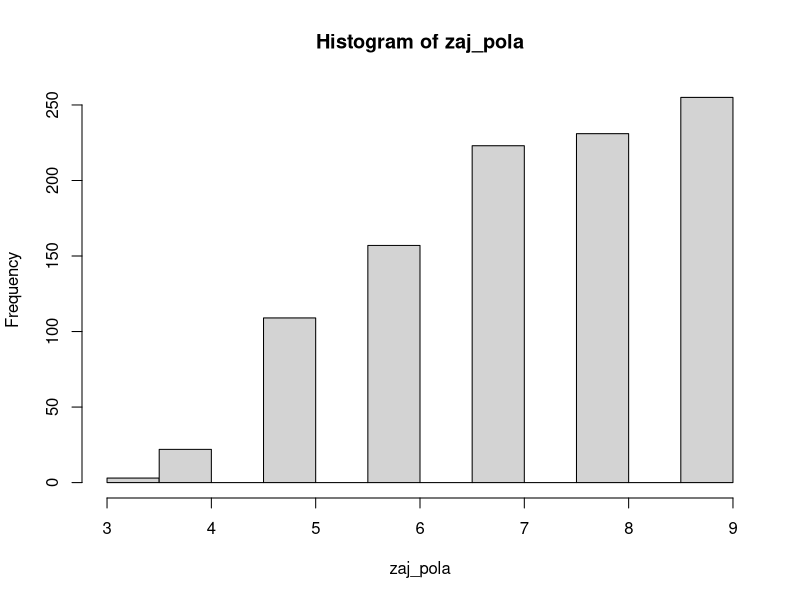
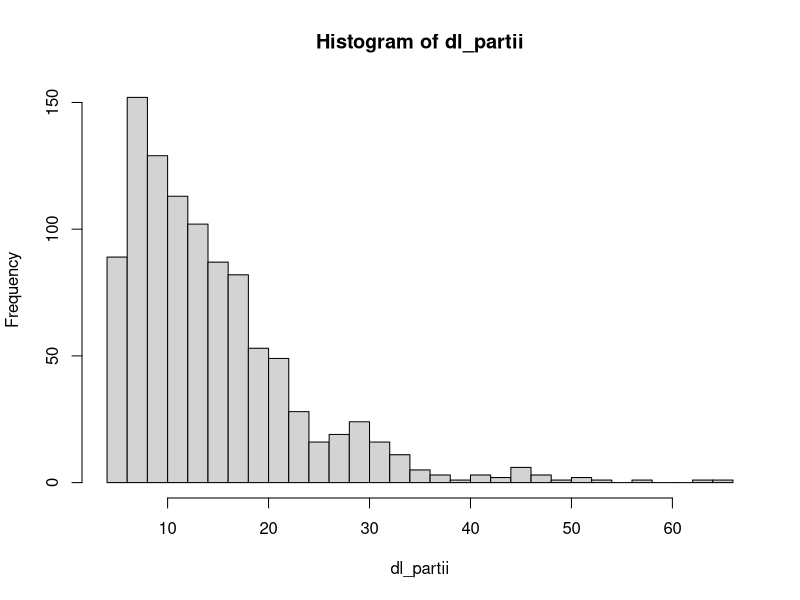

Reproduce these figures in R, in order.
# encoding: UTF-8


#===========================================================
#   Zapis zajęć z 19.10.2022,  grupa 1,  (z godz. 15:15)
#===========================================================

Powt<-1000              # Ustalamy liczbę partii
gr1<-0                  # wyzeruj liczbę zwycięstw gracza 1
dl_partii<-rep(0,Powt)  # utwórz tablicę do zapisu liczby
# posunięć w poszczególnych partiach
zaj_pola<-rep(0,Powt)   # utwórz tablicę do zapisu liczby
# zajętych pól w poszczeg. partiach

pierwsza_runda <- 0

for(i in 1:Powt){
  #---------------------------------------------------------
  # Kod procedury symulującej jedną partię (O i X)  
  Pole<-matrix(rep(0,9),nrow=3)  # Wyzeruj planszę 3x3 
  gracz<-1;     # gracze będą stawiali na planszy 1 i -1
  zap_pola<-0;  # wyzeruj licznik zapełnionych pól
  N<-0          # wyzeruj licznik posunięć w partii
  
  while(zap_pola<9){  # dopóki są wolne pola wykonuj 
    N<-N+1      # uaktualnij numer posunięcia
    
    
    if(gracz == 1){
      xx<-sample(1:3,1)
      yy<-sample(1:3,1)
    }
    else{
      if(N == 2){
        xx <- 2
        yy <- 2
      }
      else{
        xx<-sample(1:3,1)
        yy<-sample(1:3,1)
      }
    }
    
    
    
    if(Pole[yy,xx]==0){    # jeśli wylosowano puste pole
      Pole[yy,xx]<-gracz;  # postaw znak gracza
      zap_pola<-zap_pola+1 # zwiększ licznik zajętych pól
    }
    # policz, ile jest układów trzech 1 w jednej linii
    # poziomej, pionowej lub ukośnej
    S1<-sum(rowSums(Pole)==3)+sum(colSums(Pole)==3)+
      sum(sum(diag(Pole))==3)+
      sum(sum(diag(apply(Pole,2,rev)))==3)
    # policz, ile jest układów trzech -1 w jednej linii
    # poziomej, pionowej lub ukośnej    
    S2<-sum(rowSums(Pole)==-3)+sum(colSums(Pole)==-3)+
      sum(sum(diag(Pole))==-3)+
      sum(sum(diag(apply(Pole,2,rev)))==-3)
    if(S1+S2>0) break # jeśli pojawił się układ potrójny,
    # to przerwij partię
    gracz<- -gracz    # ruch otrzymuje przeciwnik 
  }
  #---------------------------------------------------------
  if(gracz==1) gr1<-gr1+1 # jeśli wygrał gracz 1, zwiększ
  # jego licznik
  dl_partii[i]<-N        # zapisz liczbę posunięć
  # w i-tej partii
  zaj_pola[i]<-zap_pola   # zapisz liczbę zajętych pól
  # w i-tej partii
}

# wypisz ułamek zwycięstw 1 gracza (czyli przybliżone
# prawdopodobieństwo zwycięstwa 1 gracza)
prawdop_wygrania_gr1 <- gr1/Powt


# narysuj histogram ("rozkład") liczby zajętych pól
hist(zaj_pola)

# narysuj histogram liczby posunięć w partiach
hist(dl_partii, breaks=40)
